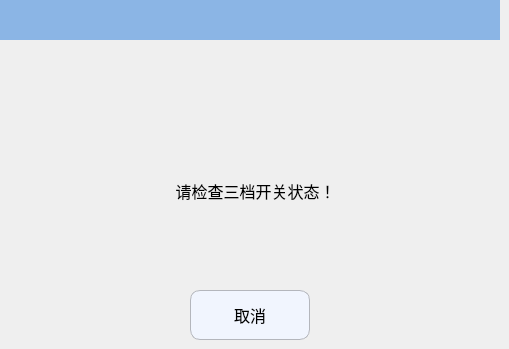
   <widget class="QWidget" name="page_12">
    <widget class="QLabel" name="label_tip2_13">
     <property name="geometry">
      <rect>
       <x>120</x>
       <y>170</y>
       <width>271</width>
       <height>41</height>
      </rect>
     </property>
     <property name="font">
      <font>
       <pointsize>12</pointsize>
      </font>
     </property>
     <property name="text">
      <string>请检查三档开关状态！</string>
     </property>
     <property name="alignment">
      <set>Qt::AlignCenter</set>
     </property>
    </widget>
    <widget class="QLabel" name="label_36">
     <property name="geometry">
      <rect>
       <x>230</x>
       <y>70</y>
       <width>40</width>
       <height>40</height>
      </rect>
     </property>
     <property name="minimumSize">
      <size>
       <width>40</width>
       <height>40</height>
      </size>
     </property>
     <property name="maximumSize">
      <size>
       <width>40</width>
       <height>40</height>
      </size>
     </property>
     <property name="text">
      <string/>
     </property>
     <property name="pixmap">
      <pixmap resource="../resource.qrc">:/RunPage/runpage_images/alarm.png</pixmap>
     </property>
    </widget>
    <widget class="QLabel" name="label_38">
     <property name="geometry">
      <rect>
       <x>0</x>
       <y>0</y>
       <width>500</width>
       <height>40</height>
      </rect>
     </property>
     <property name="minimumSize">
      <size>
       <width>500</width>
       <height>40</height>
      </size>
     </property>
     <property name="maximumSize">
      <size>
       <width>500</width>
       <height>30</height>
      </size>
     </property>
     <property name="font">
      <font>
       <pointsize>16</pointsize>
      </font>
     </property>
     <property name="styleSheet">
      <string notr="true">QLabel{background-color:#8BB5E5;}</string>
     </property>
     <property name="text">
      <string/>
     </property>
     <property name="alignment">
      <set>Qt::AlignCenter</set>
     </property>
    </widget>
    <widget class="QPushButton" name="Btn_checkSwitchStatusCancel">
     <property name="geometry">
      <rect>
       <x>190</x>
       <y>290</y>
       <width>120</width>
       <height>50</height>
      </rect>
     </property>
     <property name="minimumSize">
      <size>
       <width>120</width>
       <height>50</height>
      </size>
     </property>
     <property name="maximumSize">
      <size>
       <width>120</width>
       <height>50</height>
      </size>
     </property>
     <property name="font">
      <font>
       <pointsize>12</pointsize>
      </font>
     </property>
     <property name="styleSheet">
      <string notr="true">QPushButton
{
    background-color:#F1F5FE;
    border-style:solid; /*边框风格*/
    border-width:1px;/*边框宽度*/
    border-color:#B4B6BC; /*边框颜色*/
    border-radius:10px; /*边框倒角*/
}
QPushButton:pressed
{
    border-style:outset; /*边框风格*/
    background-color:qlineargradient(x1: 0, y1: 0, x2: 0, y2: 1, stop:0 #00befa, stop: 1 #0160ea);/*背景色*/
    border-width:1px;/*边框宽度*/
    border-color:#0055ff; /*边框颜色*/
    border-radius:10px; /*边框倒角*/
}</string>
     </property>
     <property name="text">
      <string>取消</string>
     </property>
     <property name="icon">
      <iconset resource="../resource.qrc">
       <normaloff>:/ManualPage/manualpage_images/cancel.png</normaloff>:/ManualPage/manualpage_images/cancel.png</iconset>
     </property>
     <property name="iconSize">
      <size>
       <width>30</width>
       <height>30</height>
      </size>
     </property>
    </widget>
   </widget>
